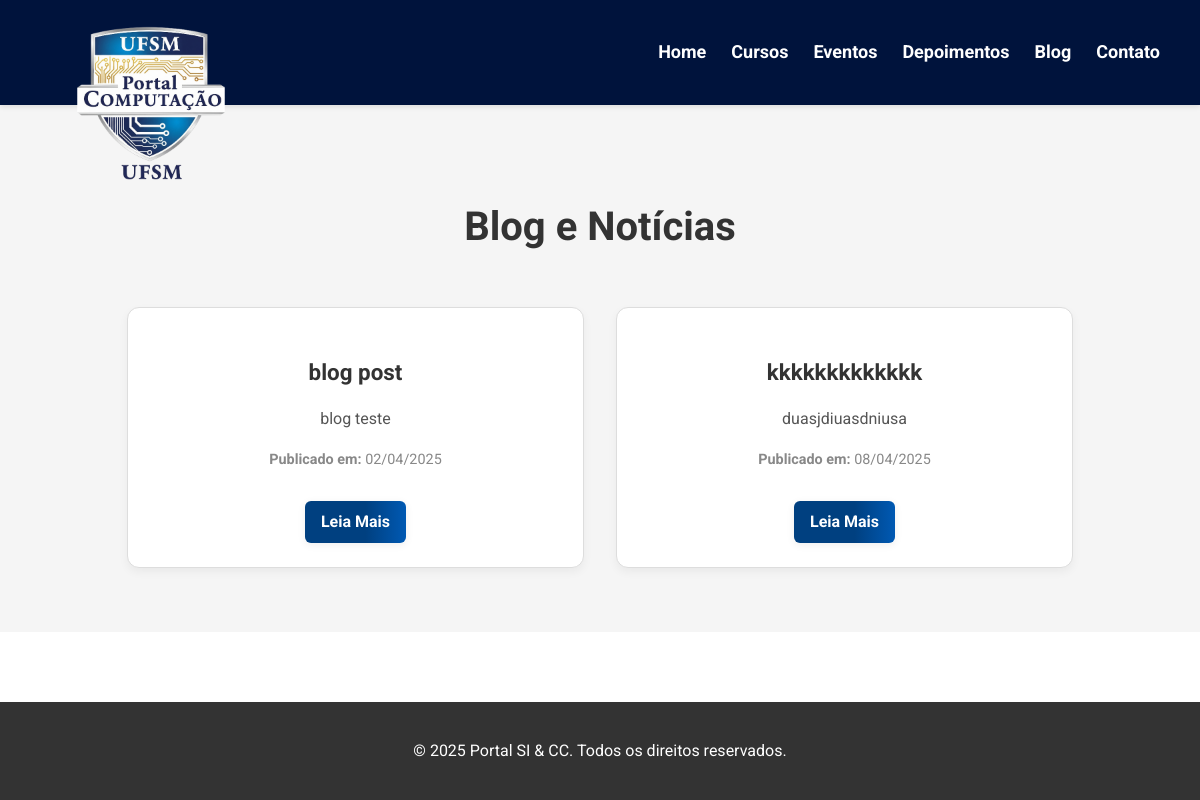
Screenshot of /blog/ with the database file from the repository.
### site_inf/models.py (models this page shows, shortened)
class PostBlog(models.Model):
    titulo = models.CharField(max_length=200)
    conteudo = models.TextField()
    publicado_em = models.DateTimeField(auto_now_add=True)
    atualizado_em = models.DateTimeField(auto_now=True)

### site_inf/views.py (the view)
# urls.py: 2. Add a URL to urlpatterns:  path('blog/', include('blog.urls'))
def blog(request):
    posts = PostBlog.objects.all()
    return render(request, 'site_inf/pages/blog.html', {'posts': posts})

### site_inf/templates/site_inf/pages/blog.html (shortened to what this page needs)
{% extends "site_inf/base.html" %}
{% block content %}
<section id="blog" class="blog" style="padding: 4rem 1rem; background-color: #f5f5f5;">
  <div class="container">
    <h2 style="text-align: center; font-size: 2.5rem; margin-bottom: 3rem;">Blog e Notícias</h2>
    <div class="blog-grid" style="display: grid; grid-template-columns: repeat(auto-fit, minmax(300px, 1fr)); gap: 2rem;">
      {% for post in posts %}
        <article class="blog-item" style="background: white; border-radius: 12px; box-shadow: 0 4px 10px rgba(0,0,0,0.05); padding: 1.5rem;">
          <h3 style="font-size: 1.4rem; margin-bottom: 0.5rem;">{{ post.titulo }}</h3>
          <p style="color: #555;">{{ post.conteudo|truncatewords:30 }}</p>
          <p style="font-size: 0.9rem; color: #888;"><strong>Publicado em:</strong> {{ post.publicado_em|date:"d/m/Y" }}</p>
          <a href="{% url 'site_inf:post_detail' post.id %}" class="btn" style="margin-top: 1rem; display: inline-block; background-color: #007bff; color: white; padding: 0.5rem 1rem; text-decoration: none; border-radius: 6px;">Leia Mais</a>
        </article>
      {% empty %}
        <p style="text-align: center;">Nenhum post encontrado.</p>
      {% endfor %}
    </div>
  </div>
</section>
{% endblock %}

### site_inf/static/site_inf/css/style.css (style rules this page uses)
body { margin: 0; font-family: 'Roboto', sans-serif; line-height: 1.6; color: #333; background: #fff; }
* { box-sizing: border-box; }
html { scroll-behavior: smooth; }
html, body { height: 100%; margin: 0; display: flex; flex-direction: column; scroll-behavior: smooth; }
.container { width: 90%; max-width: 1200px; margin: 0 auto; }
.btn { background: #cce6ff; color: #004080; padding: 10px 20px; text-decoration: none; font-weight: 700; border-radius: 5px; transition: background 0.3s, transform 0.3s; }
.blog { padding: 60px 0; background: #fff; text-align: center; }
.blog h2 { font-size: 2rem; margin-bottom: 40px; }
.blog-grid { display: grid; grid-template-columns: repeat(auto-fit, minmax(280px, 1fr)); gap: 20px; padding: 0 5%; }
.blog-item { background: #f9f9f9; border: 1px solid #ddd; border-radius: 8px; overflow: hidden; transition: box-shadow 0.3s; }
.btn { background: linear-gradient(90deg, #004080 60%, #0059b3 100%); color: #fff; padding: 10px 22px; border-radius: 8px; text-decoration: none; font-weight: bold; border: none; transition: background 0.3s, transform 0.2s; display: inline-block; box-shadow: 0 2px 8px rgba(0,0,0,0.07); }

### rows the page displays
PostBlog: titulo "blog post", conteudo "blog teste", publicado_em "02/04/2025"
PostBlog: titulo "kkkkkkkkkkkkk", conteudo "duasjdiuasdniusa", publicado_em "08/04/2025"
